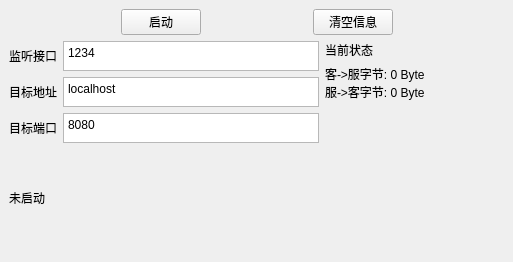
<?xml version="1.0" encoding="UTF-8"?>
<ui version="4.0">
 <class>mainWindow</class>
 <widget class="QWidget" name="mainWindow">
  <property name="geometry">
   <rect>
    <x>0</x>
    <y>0</y>
    <width>513</width>
    <height>262</height>
   </rect>
  </property>
  <property name="windowTitle">
   <string>TCP网络数据转发器</string>
  </property>
  <widget class="QWidget" name="">
   <property name="geometry">
    <rect>
     <x>9</x>
     <y>9</y>
     <width>497</width>
     <height>237</height>
    </rect>
   </property>
   <layout class="QVBoxLayout" name="verticalLayout">
    <item>
     <layout class="QHBoxLayout" name="horizontalLayout">
      <property name="spacing">
       <number>0</number>
      </property>
      <property name="sizeConstraint">
       <enum>QLayout::SetDefaultConstraint</enum>
      </property>
      <item>
       <widget class="QPushButton" name="pb_start">
        <property name="sizePolicy">
         <sizepolicy hsizetype="Maximum" vsizetype="Fixed">
          <horstretch>0</horstretch>
          <verstretch>0</verstretch>
         </sizepolicy>
        </property>
        <property name="text">
         <string>启动</string>
        </property>
       </widget>
      </item>
      <item>
       <widget class="QPushButton" name="pb_clear_info">
        <property name="sizePolicy">
         <sizepolicy hsizetype="Maximum" vsizetype="Fixed">
          <horstretch>0</horstretch>
          <verstretch>0</verstretch>
         </sizepolicy>
        </property>
        <property name="text">
         <string>清空信息</string>
        </property>
       </widget>
      </item>
     </layout>
    </item>
    <item>
     <layout class="QGridLayout" name="gridLayout">
      <item row="0" column="1">
       <layout class="QFormLayout" name="fl_status">
        <property name="fieldGrowthPolicy">
         <enum>QFormLayout::FieldsStayAtSizeHint</enum>
        </property>
        <property name="rowWrapPolicy">
         <enum>QFormLayout::WrapAllRows</enum>
        </property>
        <property name="formAlignment">
         <set>Qt::AlignLeading|Qt::AlignLeft|Qt::AlignTop</set>
        </property>
        <item row="0" column="0">
         <widget class="QLabel" name="lb_status_title">
          <property name="text">
           <string>当前状态</string>
          </property>
         </widget>
        </item>
        <item row="1" column="0">
         <widget class="QLabel" name="lb_status">
          <property name="text">
           <string>客-&gt;服字节: 0 Byte
服-&gt;客字节: 0 Byte</string>
          </property>
         </widget>
        </item>
       </layout>
      </item>
      <item row="0" column="0">
       <layout class="QFormLayout" name="formLayout">
        <property name="sizeConstraint">
         <enum>QLayout::SetDefaultConstraint</enum>
        </property>
        <property name="fieldGrowthPolicy">
         <enum>QFormLayout::FieldsStayAtSizeHint</enum>
        </property>
        <property name="rowWrapPolicy">
         <enum>QFormLayout::DontWrapRows</enum>
        </property>
        <property name="horizontalSpacing">
         <number>6</number>
        </property>
        <property name="verticalSpacing">
         <number>6</number>
        </property>
        <item row="0" column="0">
         <widget class="QLabel" name="lb_local_port">
          <property name="text">
           <string>监听接口</string>
          </property>
         </widget>
        </item>
        <item row="0" column="1">
         <widget class="QPlainTextEdit" name="pte_local_port">
          <property name="sizePolicy">
           <sizepolicy hsizetype="Maximum" vsizetype="Maximum">
            <horstretch>0</horstretch>
            <verstretch>0</verstretch>
           </sizepolicy>
          </property>
          <property name="maximumSize">
           <size>
            <width>16777215</width>
            <height>30</height>
           </size>
          </property>
          <property name="plainText">
           <string>1234</string>
          </property>
         </widget>
        </item>
        <item row="1" column="0">
         <widget class="QLabel" name="lb_target_addr">
          <property name="text">
           <string>目标地址</string>
          </property>
         </widget>
        </item>
        <item row="1" column="1">
         <widget class="QPlainTextEdit" name="pte_target_addr">
          <property name="sizePolicy">
           <sizepolicy hsizetype="Maximum" vsizetype="Maximum">
            <horstretch>0</horstretch>
            <verstretch>0</verstretch>
           </sizepolicy>
          </property>
          <property name="maximumSize">
           <size>
            <width>16777215</width>
            <height>30</height>
           </size>
          </property>
          <property name="plainText">
           <string>localhost</string>
          </property>
         </widget>
        </item>
        <item row="2" column="0">
         <widget class="QLabel" name="lb_target_port">
          <property name="text">
           <string>目标端口</string>
          </property>
         </widget>
        </item>
        <item row="2" column="1">
         <widget class="QPlainTextEdit" name="pte_target_port">
          <property name="sizePolicy">
           <sizepolicy hsizetype="Maximum" vsizetype="Maximum">
            <horstretch>0</horstretch>
            <verstretch>0</verstretch>
           </sizepolicy>
          </property>
          <property name="maximumSize">
           <size>
            <width>16777215</width>
            <height>30</height>
           </size>
          </property>
          <property name="plainText">
           <string>8080</string>
          </property>
         </widget>
        </item>
       </layout>
      </item>
     </layout>
    </item>
    <item>
     <widget class="QLabel" name="label_2">
      <property name="text">
       <string>未启动</string>
      </property>
     </widget>
    </item>
   </layout>
  </widget>
 </widget>
 <resources/>
 <connections>
  <connection>
   <sender>mainWindow</sender>
   <signal>destroyed()</signal>
   <receiver>mainWindow</receiver>
   <slot>close()</slot>
   <hints>
    <hint type="sourcelabel">
     <x>256</x>
     <y>130</y>
    </hint>
    <hint type="destinationlabel">
     <x>256</x>
     <y>130</y>
    </hint>
   </hints>
  </connection>
 </connections>
</ui>
